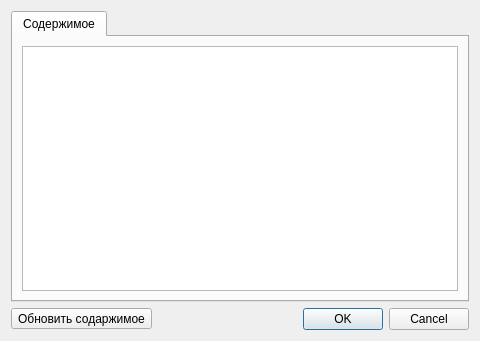
<?xml version="1.0" encoding="UTF-8"?>
<ui version="4.0">
 <class>DataSelectDialog</class>
 <widget class="QDialog" name="DataSelectDialog">
  <property name="geometry">
   <rect>
    <x>0</x>
    <y>0</y>
    <width>480</width>
    <height>341</height>
   </rect>
  </property>
  <property name="windowTitle">
   <string>Выбор значения</string>
  </property>
  <layout class="QVBoxLayout" name="verticalLayout_2">
   <item>
    <widget class="QTabWidget" name="tabWidget">
     <property name="currentIndex">
      <number>0</number>
     </property>
     <widget class="QWidget" name="tab">
      <attribute name="title">
       <string>Содержимое</string>
      </attribute>
      <layout class="QVBoxLayout" name="verticalLayout">
       <item>
        <widget class="QTableView" name="tableView">
         <property name="selectionMode">
          <enum>QAbstractItemView::SingleSelection</enum>
         </property>
        </widget>
       </item>
      </layout>
     </widget>
    </widget>
   </item>
   <item>
    <layout class="QHBoxLayout" name="horizontalLayout">
     <item>
      <widget class="QToolButton" name="toolButton">
       <property name="text">
        <string>Обновить содаржимое</string>
       </property>
       <property name="icon">
        <iconset resource="../res/fmt.qrc">
         <normaloff>:/img/RepeatHS.png</normaloff>:/img/RepeatHS.png</iconset>
       </property>
      </widget>
     </item>
     <item>
      <spacer name="horizontalSpacer">
       <property name="orientation">
        <enum>Qt::Horizontal</enum>
       </property>
       <property name="sizeHint" stdset="0">
        <size>
         <width>40</width>
         <height>20</height>
        </size>
       </property>
      </spacer>
     </item>
     <item>
      <widget class="QDialogButtonBox" name="buttonBox">
       <property name="orientation">
        <enum>Qt::Horizontal</enum>
       </property>
       <property name="standardButtons">
        <set>QDialogButtonBox::Cancel|QDialogButtonBox::Ok</set>
       </property>
      </widget>
     </item>
    </layout>
   </item>
  </layout>
 </widget>
 <resources>
  <include location="../res/fmt.qrc"/>
 </resources>
 <connections>
  <connection>
   <sender>buttonBox</sender>
   <signal>accepted()</signal>
   <receiver>DataSelectDialog</receiver>
   <slot>accept()</slot>
   <hints>
    <hint type="sourcelabel">
     <x>248</x>
     <y>254</y>
    </hint>
    <hint type="destinationlabel">
     <x>157</x>
     <y>274</y>
    </hint>
   </hints>
  </connection>
  <connection>
   <sender>buttonBox</sender>
   <signal>rejected()</signal>
   <receiver>DataSelectDialog</receiver>
   <slot>reject()</slot>
   <hints>
    <hint type="sourcelabel">
     <x>316</x>
     <y>260</y>
    </hint>
    <hint type="destinationlabel">
     <x>286</x>
     <y>274</y>
    </hint>
   </hints>
  </connection>
 </connections>
</ui>
